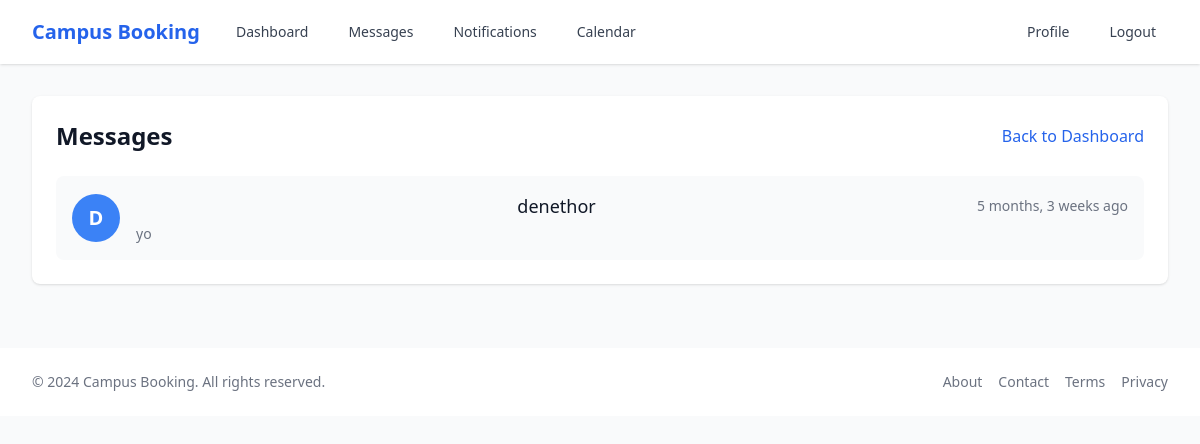
The app's page /accounts/messages/ (signed in) with its own data.
### accounts/models.py (models this page shows, shortened)
class Conversation(models.Model):
    participants = models.ManyToManyField(User, related_name='conversations')
    created_at = models.DateTimeField(auto_now_add=True)
    updated_at = models.DateTimeField(auto_now=True)
    class Meta:
        ordering = ['-updated_at']

class Message(models.Model):
    conversation = models.ForeignKey(Conversation, on_delete=models.CASCADE, related_name='messages')
    sender = models.ForeignKey(User, on_delete=models.CASCADE, related_name='sent_messages')
    content = models.TextField()
    created_at = models.DateTimeField(auto_now_add=True)
    is_read = models.BooleanField(default=False)
    class Meta:
        ordering = ['created_at']

### accounts/views.py (the view)
# urls.py: path('messages/', views.messages_view, name='messages'),
@login_required
def messages_view(request):
    conversations = Conversation.objects.filter(participants=request.user).order_by('-updated_at')
    for conversation in conversations:
        conversation.other_user = conversation.participants.exclude(id=request.user.id).first()
        conversation.unread_count = Message.objects.filter(
            conversation=conversation,
            is_read=False
        ).exclude(sender=request.user).count()
    return render(request, 'accounts/messages.html', {
        'conversations': conversations
    })

### accounts/context_processors.py (called while the page is built)
def notification_processor(request):
    notification_count = 0
    if request.user.is_authenticated:
        notification_count = request.user.notifications.filter(is_read=False).count()
    return {
        'notification_count': notification_count
    }

### accounts/templates/accounts/messages.html (shortened to what this page needs)
{% extends "base.html" %}
{% block content %}
<div class="max-w-7xl mx-auto px-4 sm:px-6 lg:px-8 py-8">
    <div class="bg-white shadow rounded-lg">
        <div class="px-4 py-5 sm:p-6">
            <div class="flex justify-between items-center mb-6">
                <h2 class="text-2xl font-bold text-gray-900">Messages</h2>
                <a href="{% url 'dashboard' %}" class="text-blue-600 hover:text-blue-800">
                    Back to Dashboard
                </a>
            </div>
            {% if conversations %}
                <div class="space-y-4">
                    {% for conversation in conversations %}
                        <a href="{% url 'conversation' conversation.id %}" class="block">
                            <div class="flex items-center p-4 bg-gray-50 rounded-lg hover:bg-gray-100 transition-colors">
                                <div class="flex-shrink-0">
                                    <div class="h-12 w-12 rounded-full bg-blue-500 flex items-center justify-center text-white font-bold text-xl">
                                        {{ conversation.other_user.username|first|upper }}
                                    </div>
                                </div>
                                <div class="ml-4 flex-1">
                                    <div class="flex items-center justify-between">
                                        <h3 class="text-lg font-medium text-gray-900">
                                            <a href="{% url 'user_profile' conversation.other_user.username %}" class="hover:text-blue-600">
                                                {{ conversation.other_user.username }}
                                            </a>
                                        </h3>
                                        <span class="text-sm text-gray-500">
                                            {{ conversation.updated_at|timesince }} ago
                                        </span>
                                    </div>
                                    <p class="mt-1 text-sm text-gray-500">
                                        {% with last_message=conversation.messages.last %}
                                            {% if last_message %}
                                                {{ last_message.content|truncatechars:50 }}
                                            {% else %}
                                                No messages yet
                                            {% endif %}
                                        {% endwith %}
                                    </p>
                                </div>
                            </div>
                        </a>
                    {% endfor %}
                </div>
            {% endif %}
        </div>
    </div>
</div>
{% endblock %}

### templates/base.html (style rules this page uses)
:root { color-scheme: light; }
body { @apply bg-gray-50 text-gray-900; }
.bg-white { @apply bg-white; }
.shadow { @apply shadow-gray-200; }

### records on screen
Conversation: other_user.username|first "D", other_user.username "denethor", updated_at "5 months, 3 weeks", messages.last.content "yo"
